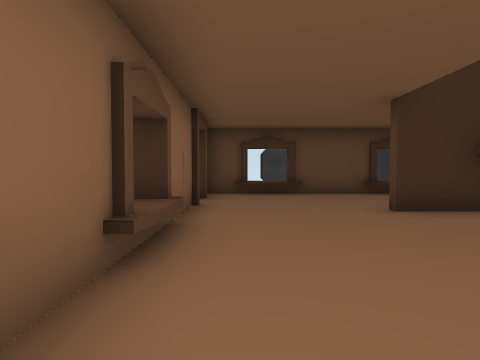
[1] (above)

14 first-person views from a walk through a 3-D level made in the Unity game engine. The camera is 1.5 m above the floor, tilts 2° down and sees 75° across. The floor is counted in squares, 2 m on a side. Each view is taken from the middle of a square. On the plan, view 1 faces up. The plan holds only what a view shows up to about 10 squares ahead; the rest is blank. The place goes on beyond the plan.

[2]
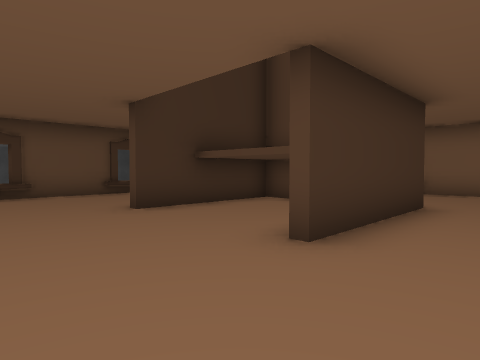

[3]
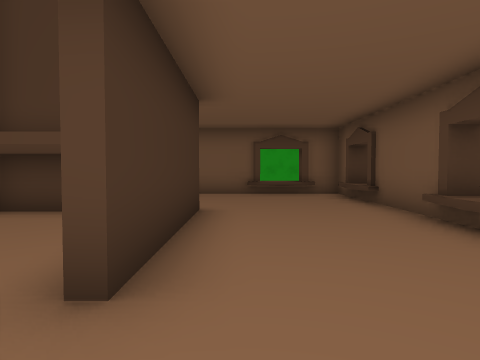

[4]
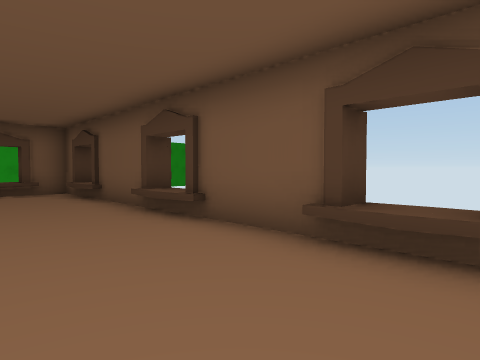

[5]
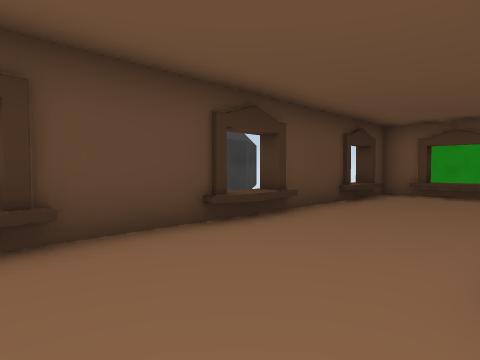

[6]
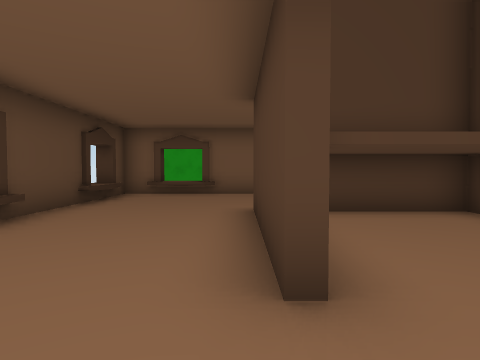

[7]
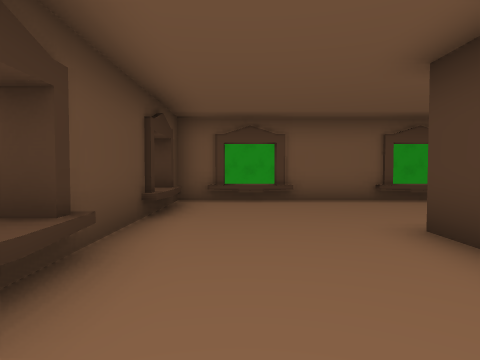

[8]
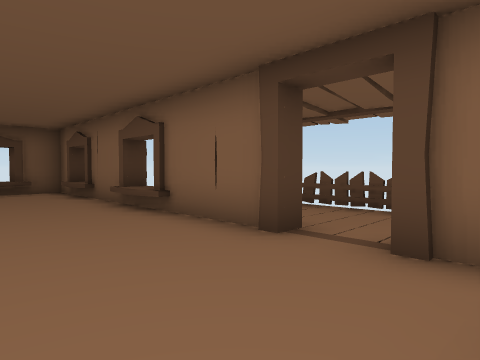

[9]
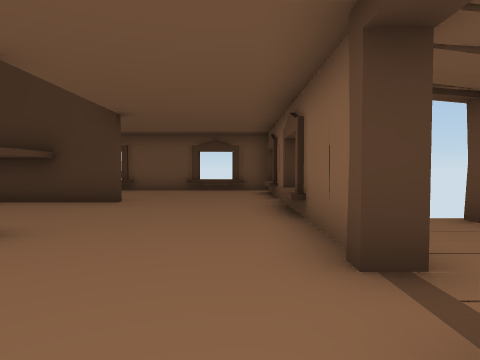

[10]
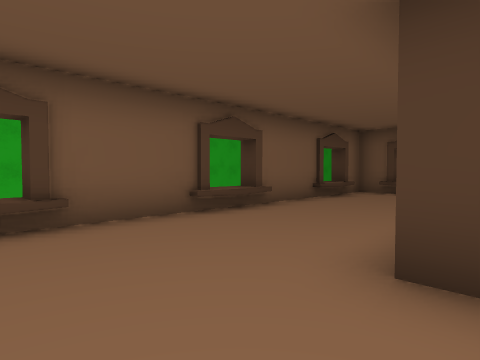

[11]
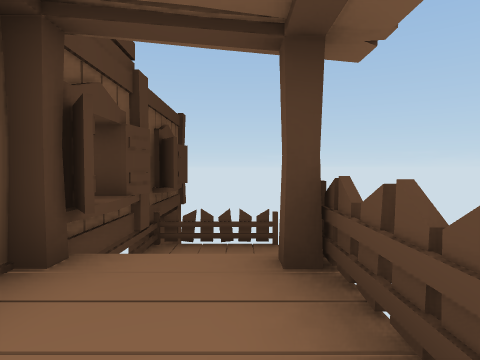

[12]
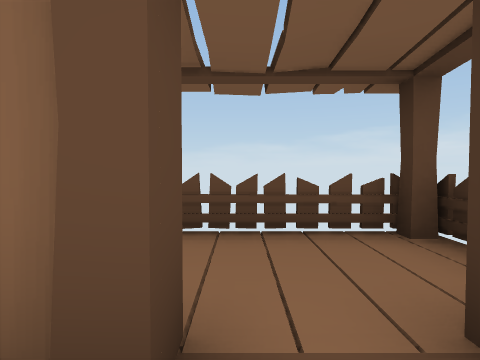

[13]
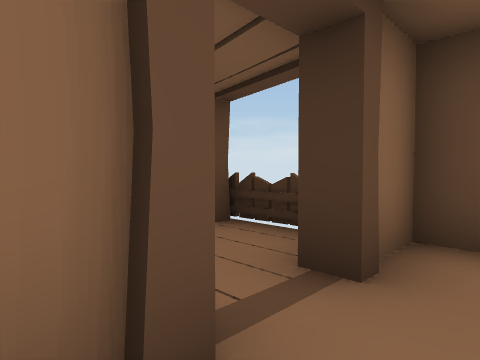

[14]
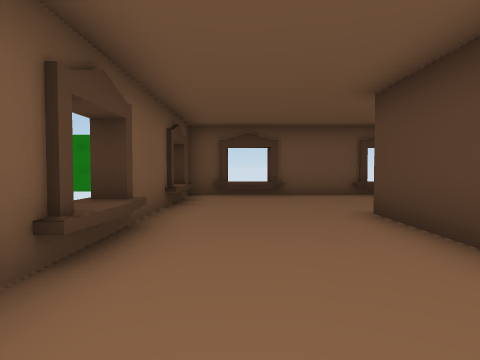

### Floor plan
Key: @ floor where view 1 was taken; # wall or solid block; . floor; = window, fence, low wall or low ledge; ^ raised ledge; v drop or lower ground.
Columns run from 4 left of view 1 to 11 right of it. Each row starts with its distance up from view 1.
 10    ##^###^###^##
  9 ####...........#
  8 #..............^
  7 #..............#
  6 #..#...#####...#
  5 #..#.......#...#
  4 #vv#.......#...^
  3   v^.......#...#
  2   v#...#####...#
  1 vvv#...........#
  0   #^@..........^
 -1   ##...........#
 -2    ##^###^###^##
 -3     #=#     #

Where each view was taken, in squares from view 1:
view 1: 0 up, 0 right, facing up
view 2: 0 up, 0 right, facing up-right
view 3: 1 up, 1 right, facing right
view 4: 1 up, 0 right, facing down-right
view 5: 6 up, 1 right, facing up-right
view 6: 6 up, 1 right, facing right
view 7: 8 up, 3 right, facing right
view 8: 9 up, 2 right, facing down-left
view 9: 9 up, 0 right, facing down
view 10: 8 up, 6 right, facing down-right
view 11: 7 up, 3 left, facing down
view 12: 7 up, 0 right, facing left
view 13: 6 up, 0 right, facing up-left
view 14: 7 up, 9 right, facing down
